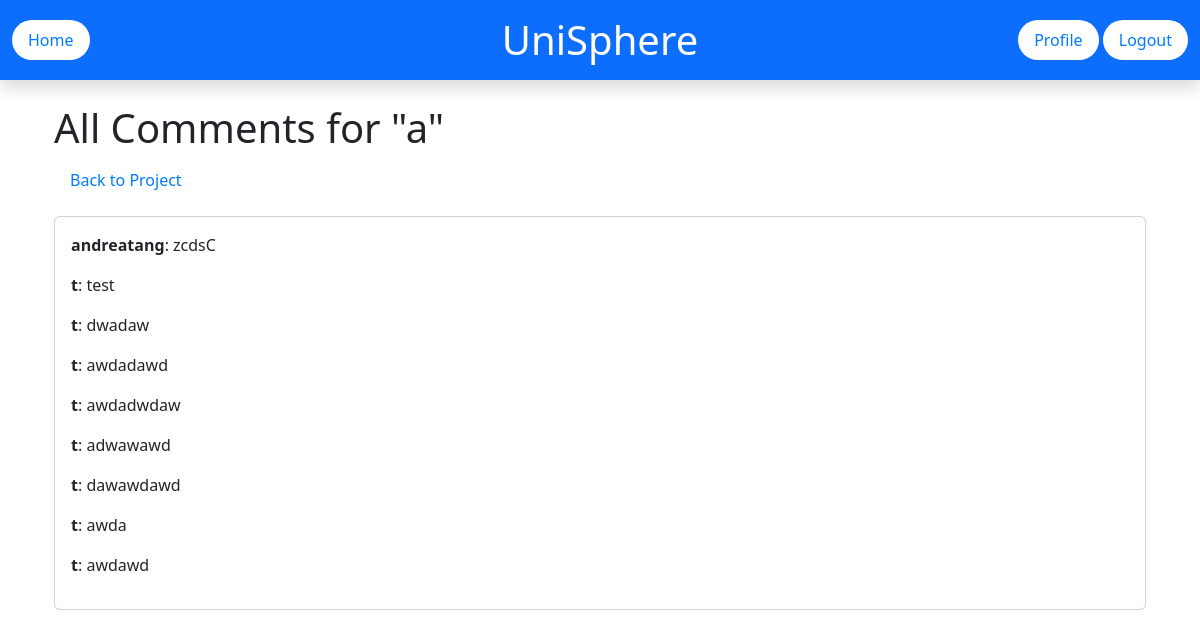
The app's page /post/29/comments/all/ (signed in) with its own data.
### UniSphereApp/models.py (models this page shows, shortened)
class StudentPost(models.Model):
    project = models.ForeignKey(Project, on_delete=models.CASCADE, related_name="posts")
    user = models.ForeignKey(settings.AUTH_USER_MODEL, on_delete=models.CASCADE)
    title = models.CharField(max_length=255)
    caption = models.TextField()
    timestamp = models.DateTimeField(auto_now_add=True)

class Comment(models.Model):
    user = models.ForeignKey(settings.AUTH_USER_MODEL, on_delete=models.CASCADE)
    post = models.ForeignKey(StudentPost, on_delete=models.CASCADE, related_name="comments")
    content = models.TextField()
    created_at = models.DateTimeField(auto_now_add=True)

class User(AbstractUser):
    STUDENT = 'student'
    RECRUITER = 'recruiter'
    ROLE_CHOICES = [
        (STUDENT, 'Student'),
        (RECRUITER, 'Recruiter'),
    ]
    role = models.CharField(max_length=10, choices=ROLE_CHOICES, default=STUDENT)

### UniSphereApp/views.py (the view)
# urls.py: path('post/<int:post_id>/comments/all/', views.view_all_comments, name='view_all_comments'),
@login_required
def view_all_comments(request, post_id):
    post = get_object_or_404(StudentPost, id=post_id)
    comments = post.comments.all().order_by('-created_at')
    return render(request, 'UniSphereApp/all_comments.html', {'post': post, 'comments': comments})

### templates/UniSphereApp/all_comments.html (shortened to what this page needs)
{% extends 'base.html' %}
{% block content %}
<div class="container mt-4">
    <h1>All Comments for "{{ post.title }}"</h1>
    <a href="{% url 'project' post.project.id %}" class="btn btn-secondary mb-3">Back to Project</a>
    <div class="card">
        <div class="card-body">
            {% for comment in comments %}
                <p><strong>{{ comment.user.username }}</strong>: {{ comment.content }}</p>
            {% empty %}
                <p>No comments yet.</p>
            {% endfor %}
        </div>
    </div>
</div>
{% endblock %}

### static/css/styles.css (style rules this page uses)
.btn { padding: 8px 16px; background-color: white; color: #007bff; border: none; border-radius: 20px; cursor: pointer; font-size: 16px; text-decoration: none; transition: 0.3s; }

### records on screen
StudentPost: title "a"
Comment: user.username "andreatang", content "zcdsC"
Comment: user.username "t", content "test"
Comment: user.username "t", content "dwadaw"
Comment: user.username "t", content "awdadawd"
Comment: user.username "t", content "awdadwdaw"
Comment: user.username "t", content "adwawawd"
Comment: user.username "t", content "dawawdawd"
Comment: user.username "t", content "awda"
Comment: user.username "t", content "awdawd"
